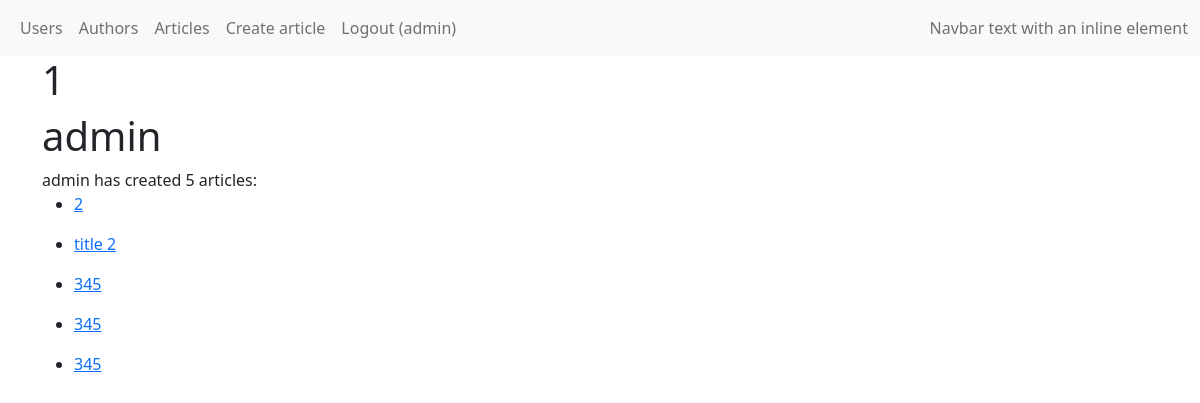
Page /users/1 (signed in) on the committed database.
### blog/models/user.py (models this page shows, shortened)
class User(db.Model, UserMixin):
    __tablename__ = 'users'
    id = db.Column(db.Integer, primary_key=True)
    is_stuff = db.Column(db.Boolean)
    username = db.Column(db.String(255), unique=True, nullable=False)
    first_name = db.Column(db.String(255))
    last_name = db.Column(db.String(255))
    password = db.Column(db.String(255))
    email = db.Column(db.String(255), default="", server_default="")
    author = relationship('Author', uselist=False, back_populates='user')

### blog/models/article.py (models this page shows, shortened)
class Article(db.Model):
    __tablename__ = 'articles'
    id = db.Column(db.Integer, primary_key=True)
    author_id = db.Column(db.Integer, ForeignKey('authors.id'), nullable=False)
    title = db.Column(db.String(255))
    text = db.Column(db.String)
    created_at = db.Column(db.DateTime, default=datetime.utcnow)
    updated_at = db.Column(db.DateTime, default=datetime.utcnow, onupdate=datetime.utcnow)
    author = relationship('Author', back_populates='article')

### blog/user/views.py (the view)
@user.route('/<int:pk>')
@login_required
def get_user(pk: int):
    selected_user = User.query.filter_by(id=pk).one_or_none()
    if not selected_user:
        raise NotFound(f'User id {pk} not found')
    return render_template(
        'users/details.html',
        user=selected_user,
    )

### blog/app.py (called while the page is built)
def register_extensions(app):
    db.init_app(app)
    migrate.init_app(app, db, compare_type=True)
    csrf.init_app(app)
    login_manager.login_view = 'auth.login'
    login_manager.init_app(app)
    @login_manager.user_loader
    def load_user(user_id):
        return User.query.get(int(user_id))

### blog/templates/users/details.html (shortened to what this page needs)
{% extends 'base.html' %}
{% block body %}
<h1> {{ user.id }} </h1>
<h1> {{ user.username }} </h1>
{{ user.username }} has created {{ user.author.article|length }} articles:
{% for article in user.author.article %}
<ul>
    <li>
        <a href="{{ url_for('article.get_article', pk=article.id) }}">
            {{ article.title }}
        </a>
    </li>
</ul>
{% endfor %}
{% endblock %}

### blog/templates/navbar.html (shortened to what this page needs)
<nav class="navbar navbar-expand-lg navbar-light bg-light">
    <div class="container-fluid">
        <div class="collapse navbar-collapse" id="navbarText">
            <ul class="navbar-nav me-auto mb-2 mb-lg-0">
                <li class="nav-item">
                    <a class="nav-link" href="{{ url_for('user.user_list')}}">Users</a>
                </li>
                <li class="nav-item">
                    <a class="nav-link" href="{{ url_for('author.author_list')}}">Authors</a>
                </li>
                <li class="nav-item">
                    <a class="nav-link" href="{{ url_for('article.article_list')}}">Articles</a>
                </li>
                {% if current_user.is_authenticated %}
                    <li class="nav-item">
                        <a class="nav-link" href="{{ url_for('article.create_article_form') }}">Create article</a>
                    </li>
                    <li class="nav-item">
                        <a class="nav-link" href="{{ url_for('auth.logout') }}">Logout ({{ current_user.username }})</a>
                    </li>
                {% endif %}
            </ul>
            <span class="navbar-text">
        Navbar text with an inline element
      </span>
        </div>
    </div>
</nav>

### rows in the picture
User: username "admin", id "1"
Article: title "2"
Article: title "title 2"
Article: title "345"
Article: title "345"
Article: title "345"

### other values in the picture
{{ user.author.article|length }} "5"
